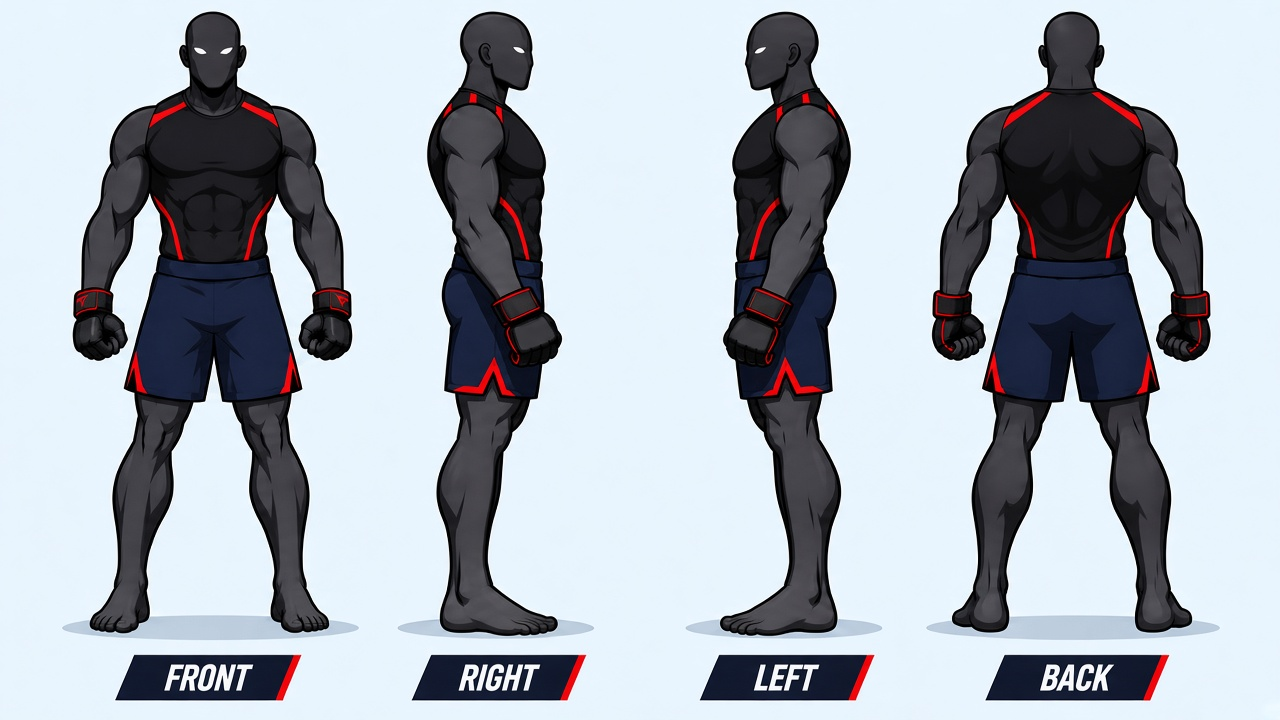
#> input picture .claude/skills/fight-playbook-rules/main_character_reference.jpg, 1280 x 720 px, found by its file name
$ python compare_ref.py ../../../.claude/skills/fight-playbook-rules/main_character_reference.jpg ../../../.claude/skills/fight-playbook-rules/main_character_reference.jpg
#> lines starting #> are read from the running program, lines starting #| are printed output that depends on the picture; after the words box and inside, x2 and y2 are one past the last pixel; in counts of white or black regions, pixels touching at a corner belong together
#> in main, ref is the input picture: PIL image 1280x720 RGB; mean R, G, B 170.2, 177.4, 186.2
"""Side by side: reference sheet views (top) vs our render (bottom), each figure scaled to the same height.
Run: python3 compare_ref.py RENDER_DIR OUT.jpg"""
import sys
from PIL import Image, ImageOps
REF = "/home/user/fightplaybook-tiktok-media/.claude/skills/fight-playbook-rules/main_character_reference.jpg"
BOXES = {"front": (40, 0, 380, 640), "right": (390, 0, 620, 640), "left": (670, 0, 900, 640), "back": (910, 0, 1240, 640)}

def fig(im, bg_thresh=60):
#> called with bg_thresh = 60
    g = ImageOps.grayscale(im); bg = g.getpixel((2, 2))
#> after `g = ImageOps.grayscale(im)`:
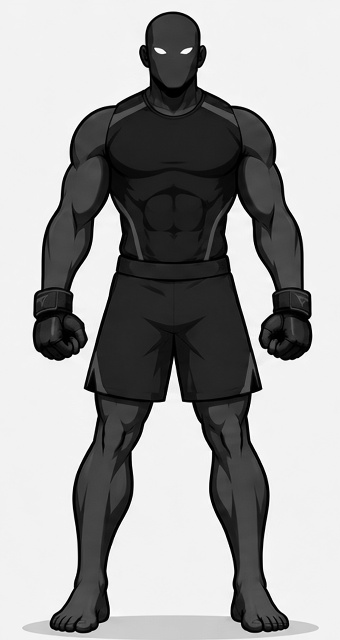
#> g: PIL image 340x640 L; min 0, max 255, mean 160.7
#> after `g = ImageOps.grayscale(im)`:
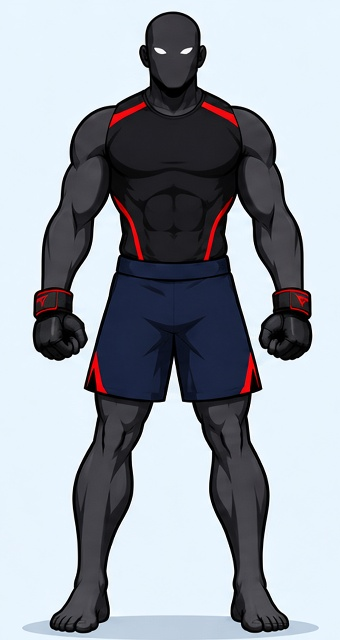
#> im: PIL image 340x640 RGB; mean R, G, B 155.3, 161.7, 170.4
#> after `bg = g.getpixel((2, 2))`: bg = 242
    mask = g.point(lambda p: 255 if abs(p - bg) > bg_thresh else 0)
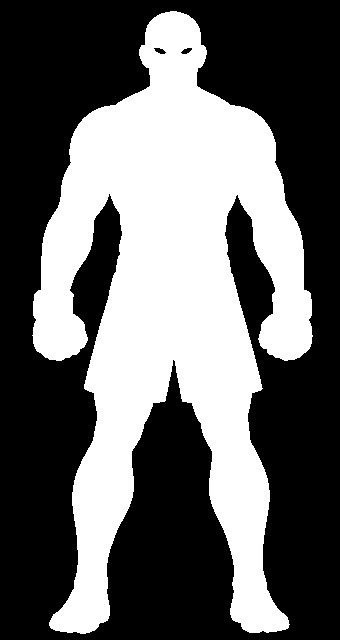
#> mask: PIL image 340x640 L; 39.9% white; 1 white region, box (x1, y1, x2, y2) and area: (32, 11, 313, 634) 86769
    b = mask.getbbox(); return im.crop(b) if b else im
#> after `b = mask.getbbox()`: b = (32, 11, 313, 634)
#> after `return im.crop(b) if b else im`:
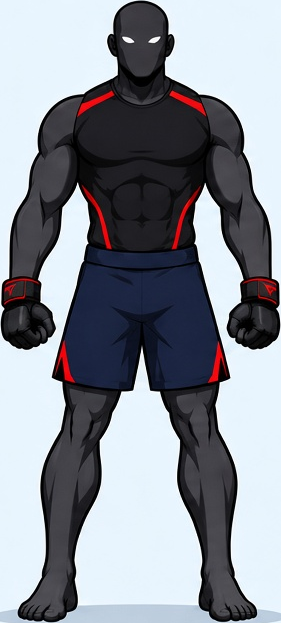
#> returned value: PIL image 281x623 RGB; mean R, G, B 137, 141.7, 150.4

def main(d, out, H=600):
    ref = Image.open(REF).convert("RGB"); cols = []
    for n, box in BOXES.items():
#> (the run stopped early here; a loop or call above may not have finished)
